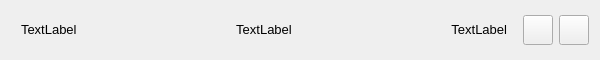
<?xml version="1.0" encoding="UTF-8"?>
<ui version="4.0">
 <class>PasswordEntryWidget</class>
 <widget class="QWidget" name="PasswordEntryWidget">
  <property name="geometry">
   <rect>
    <x>0</x>
    <y>0</y>
    <width>600</width>
    <height>60</height>
   </rect>
  </property>
  <property name="minimumSize">
   <size>
    <width>0</width>
    <height>60</height>
   </size>
  </property>
  <property name="windowTitle">
   <string>Form</string>
  </property>
  <layout class="QGridLayout" name="gridLayout">
   <item row="0" column="2">
    <widget class="QLabel" name="loginLabel">
     <property name="font">
      <font>
       <pointsize>10</pointsize>
      </font>
     </property>
     <property name="text">
      <string>TextLabel</string>
     </property>
     <property name="alignment">
      <set>Qt::AlignmentFlag::AlignCenter</set>
     </property>
     <property name="margin">
      <number>5</number>
     </property>
     <property name="textInteractionFlags">
      <set>Qt::TextInteractionFlag::LinksAccessibleByMouse|Qt::TextInteractionFlag::TextSelectableByMouse</set>
     </property>
    </widget>
   </item>
   <item row="0" column="4">
    <spacer name="horizontalSpacer_2">
     <property name="orientation">
      <enum>Qt::Orientation::Horizontal</enum>
     </property>
     <property name="sizeType">
      <enum>QSizePolicy::Policy::Fixed</enum>
     </property>
     <property name="sizeHint" stdset="0">
      <size>
       <width>10</width>
       <height>20</height>
      </size>
     </property>
    </spacer>
   </item>
   <item row="0" column="0">
    <spacer name="horizontalSpacer">
     <property name="orientation">
      <enum>Qt::Orientation::Horizontal</enum>
     </property>
     <property name="sizeType">
      <enum>QSizePolicy::Policy::Fixed</enum>
     </property>
     <property name="sizeHint" stdset="0">
      <size>
       <width>10</width>
       <height>20</height>
      </size>
     </property>
    </spacer>
   </item>
   <item row="0" column="6">
    <widget class="QPushButton" name="DELbtn">
     <property name="minimumSize">
      <size>
       <width>30</width>
       <height>30</height>
      </size>
     </property>
     <property name="maximumSize">
      <size>
       <width>30</width>
       <height>30</height>
      </size>
     </property>
     <property name="text">
      <string/>
     </property>
     <property name="iconSize">
      <size>
       <width>25</width>
       <height>25</height>
      </size>
     </property>
    </widget>
   </item>
   <item row="0" column="3">
    <widget class="QLabel" name="passwordLabel">
     <property name="font">
      <font>
       <pointsize>10</pointsize>
      </font>
     </property>
     <property name="text">
      <string>TextLabel</string>
     </property>
     <property name="alignment">
      <set>Qt::AlignmentFlag::AlignRight|Qt::AlignmentFlag::AlignTrailing|Qt::AlignmentFlag::AlignVCenter</set>
     </property>
     <property name="margin">
      <number>5</number>
     </property>
     <property name="textInteractionFlags">
      <set>Qt::TextInteractionFlag::LinksAccessibleByMouse|Qt::TextInteractionFlag::TextSelectableByMouse</set>
     </property>
    </widget>
   </item>
   <item row="0" column="5">
    <widget class="QPushButton" name="SHOWbtn">
     <property name="minimumSize">
      <size>
       <width>30</width>
       <height>30</height>
      </size>
     </property>
     <property name="maximumSize">
      <size>
       <width>30</width>
       <height>30</height>
      </size>
     </property>
     <property name="text">
      <string/>
     </property>
     <property name="iconSize">
      <size>
       <width>25</width>
       <height>25</height>
      </size>
     </property>
    </widget>
   </item>
   <item row="0" column="1">
    <widget class="QLabel" name="urlLabel">
     <property name="font">
      <font>
       <pointsize>10</pointsize>
      </font>
     </property>
     <property name="text">
      <string>TextLabel</string>
     </property>
     <property name="alignment">
      <set>Qt::AlignmentFlag::AlignLeading|Qt::AlignmentFlag::AlignLeft|Qt::AlignmentFlag::AlignVCenter</set>
     </property>
     <property name="margin">
      <number>5</number>
     </property>
     <property name="textInteractionFlags">
      <set>Qt::TextInteractionFlag::LinksAccessibleByMouse|Qt::TextInteractionFlag::TextSelectableByMouse</set>
     </property>
    </widget>
   </item>
  </layout>
 </widget>
 <resources/>
 <connections/>
</ui>
